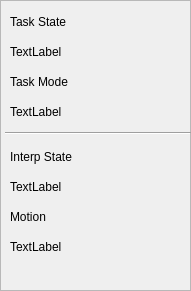
   <widget class="QFrame" name="frame_6">
    <property name="geometry">
     <rect>
      <x>1715</x>
      <y>720</y>
      <width>191</width>
      <height>291</height>
     </rect>
    </property>
    <property name="frameShape">
     <enum>QFrame::StyledPanel</enum>
    </property>
    <property name="frameShadow">
     <enum>QFrame::Raised</enum>
    </property>
    <widget class="QLabel" name="task_mode_lb">
     <property name="geometry">
      <rect>
       <x>10</x>
       <y>95</y>
       <width>131</width>
       <height>34</height>
      </rect>
     </property>
     <property name="text">
      <string>TextLabel</string>
     </property>
    </widget>
    <widget class="QLabel" name="label_8">
     <property name="geometry">
      <rect>
       <x>10</x>
       <y>65</y>
       <width>151</width>
       <height>34</height>
      </rect>
     </property>
     <property name="text">
      <string>Task Mode</string>
     </property>
    </widget>
    <widget class="QLabel" name="label_7">
     <property name="geometry">
      <rect>
       <x>10</x>
       <y>5</y>
       <width>151</width>
       <height>34</height>
      </rect>
     </property>
     <property name="text">
      <string>Task State</string>
     </property>
    </widget>
    <widget class="QLabel" name="task_state_lb">
     <property name="geometry">
      <rect>
       <x>10</x>
       <y>35</y>
       <width>131</width>
       <height>34</height>
      </rect>
     </property>
     <property name="text">
      <string>TextLabel</string>
     </property>
    </widget>
    <widget class="QLabel" name="motion_mode_lb">
     <property name="geometry">
      <rect>
       <x>10</x>
       <y>230</y>
       <width>151</width>
       <height>34</height>
      </rect>
     </property>
     <property name="text">
      <string>TextLabel</string>
     </property>
    </widget>
    <widget class="QLabel" name="interp_state_lb">
     <property name="geometry">
      <rect>
       <x>10</x>
       <y>170</y>
       <width>151</width>
       <height>34</height>
      </rect>
     </property>
     <property name="text">
      <string>TextLabel</string>
     </property>
    </widget>
    <widget class="QLabel" name="label_23">
     <property name="geometry">
      <rect>
       <x>10</x>
       <y>200</y>
       <width>131</width>
       <height>34</height>
      </rect>
     </property>
     <property name="text">
      <string>Motion</string>
     </property>
    </widget>
    <widget class="QLabel" name="label_28">
     <property name="geometry">
      <rect>
       <x>10</x>
       <y>140</y>
       <width>151</width>
       <height>34</height>
      </rect>
     </property>
     <property name="text">
      <string>Interp State</string>
     </property>
    </widget>
    <widget class="Line" name="line">
     <property name="geometry">
      <rect>
       <x>5</x>
       <y>125</y>
       <width>186</width>
       <height>16</height>
      </rect>
     </property>
     <property name="orientation">
      <enum>Qt::Horizontal</enum>
     </property>
    </widget>
   </widget>
